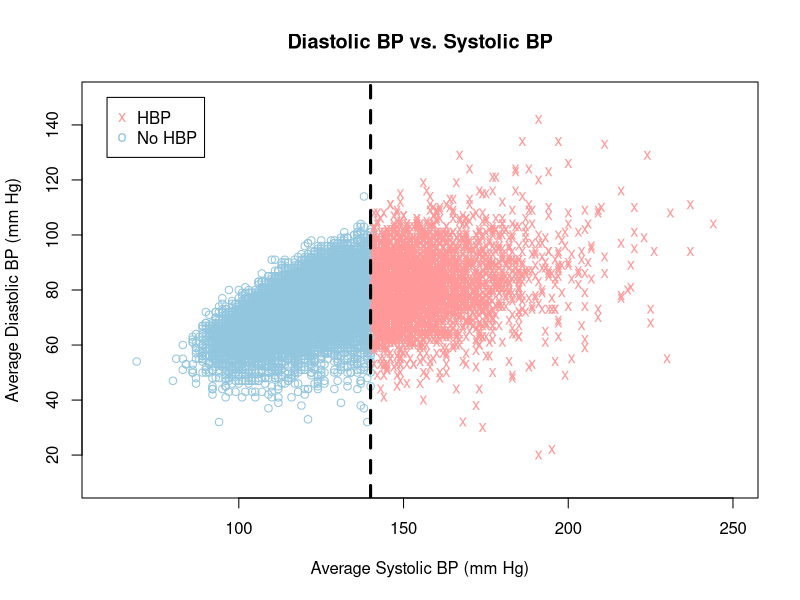
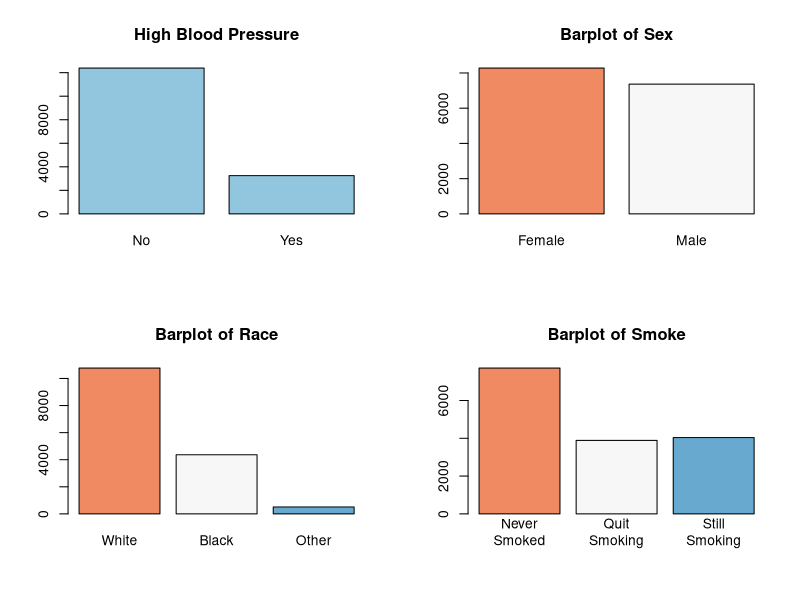
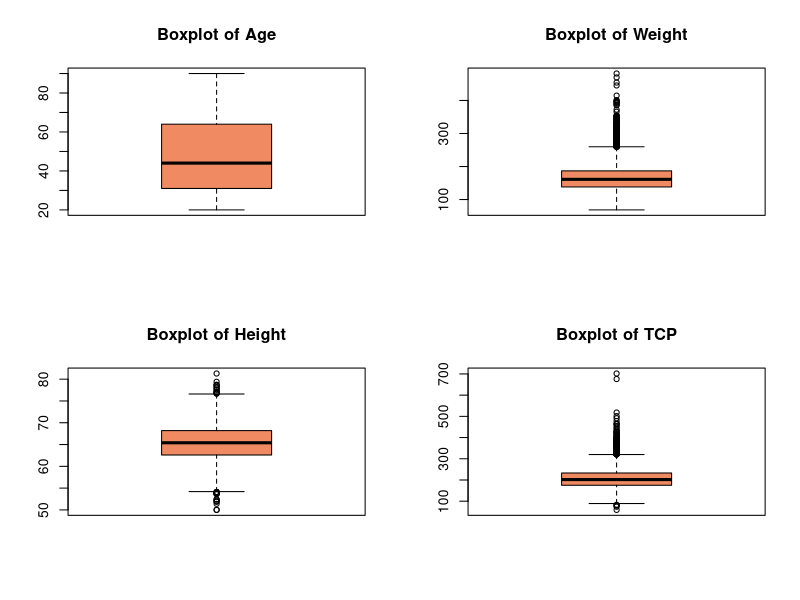

Write R code to recreate these figures, in order.
## ---- chunk 1
knitr::opts_chunk$set(echo = TRUE)
## ---- chunk 2
library(readxl)
data<-read_xlsx("NHANES Dataset Smoking.xlsx")
#View(data)
colnames(data)
## ---- chunk 3
data<-data[-dim(data)[1],]
data<-data[,-c(1,2,3,4,13,14)]
data<-na.omit(data)
#View(data)
## ---- chunk 4
#png("fig/SBP-DBP.png",width = 480, height = 400, units = "px")
plot(data[data$HBP==0,]$PEPMNK1R, data[data$HBP==0,]$PEPMNK5R,col = "#92C5DE" ,xlim=c(60,250), ylim=c(10,150),xlab='Average Systolic BP (mm Hg)', ylab='Average Diastolic BP (mm Hg)', main='Diastolic BP vs. Systolic BP')
points(data[data$HBP==1,]$PEPMNK1R, data[data$HBP==1,]$PEPMNK5R,col = "#FF9999", pch="x")
abline(v=140, lwd=3, lty=2)
legend(60,150,legend=c("HBP","No HBP"), col=c("#FF9999","#92C5DE"), pch=c("x","o"), ncol=1)
#dev.off()
## ---- chunk 5
print(cor(data$PEPMNK1R, data$PEPMNK5R))
## ---- chunk 6
library(RColorBrewer)
par(mfrow=c(2,2))
barplot(table(data$HBP), main = "High Blood Pressure", names.arg = c("No","Yes"), col = "#92C5DE")
barplot(table(data$HSSEX), main="Barplot of Sex", names.arg = c("Female","Male"),col = brewer.pal(n = 2, name = "RdBu"))
barplot(table(data$DMARACER), main="Barplot of Race",names.arg = c("White","Black","Other"),col = brewer.pal(n = 3, name = "RdBu"))
barplot(table(data$SMOKE), main="Barplot of Smoke", names.arg = gsub("\\s","\n",c("Never Smoked","Quit Smoking","Still Smoking")),col = brewer.pal(n = 3, name = "RdBu"))

par(mfrow=c(2,2))
boxplot(data$HSAGEIR, main="Boxplot of Age",col = brewer.pal(n = 2, name = "RdBu"))
boxplot(data$BMPWTLBS, main="Boxplot of Weight",col = brewer.pal(n = 2, name = "RdBu"))
boxplot(data$BMPHTIN, main="Boxplot of Height",col = brewer.pal(n = 2, name = "RdBu"))
boxplot(data$TCP, main="Boxplot of TCP",col = brewer.pal(n = 2, name = "RdBu"))

summary(data$HSAGEIR)
summary(data$BMPWTLBS)
summary(data$BMPHTIN)
summary(data$TCP)

## ---- chunk 7
HBP<-data$HBP
age<-data$HSAGEIR
sex<-as.factor(data$HSSEX)
race<-as.factor(data$DMARACER)
smoke<-as.factor(data$SMOKE)
weight<-data$BMPWTLBS
height<-data$BMPHTIN
chole<-data$TCP
## ---- chunk 8
fit<-glm(HBP~age+sex+race+weight+height+smoke+chole,family=binomial("logit"))
summary(fit)
## ---- chunk 9
fit1<-glm(HBP~age+sex+weight+height+chole,family=binomial("logit"))
anova(fit1,fit)
## ---- chunk 10
qchisq(0.95,4)
## ---- chunk 11
fit1<-glm(HBP~age+sex+race+weight+height+chole,family=binomial("logit"))
anova(fit1,fit)
## ---- chunk 12
qchisq(0.95,2)
## ---- chunk 13
fit1<-glm(HBP~age+sex+weight+height+smoke+chole,family=binomial("logit"))
anova(fit1,fit)
## ---- chunk 14
qchisq(0.95,2)
## ---- chunk 15
fit<-glm(HBP~age+sex+race+weight+height+smoke+chole+sex*race+sex*smoke,family=binomial("logit"))
summary(fit)
## ---- chunk 16
fit0<-glm(HBP~age+sex+race+weight+height+smoke+chole,family=binomial("logit"))
anova(fit0,fit)
## ---- chunk 17
qchisq(0.95,4)
## ---- chunk 18
fit1<-glm(HBP~age+sex+race+weight+height+smoke+chole+sex*smoke,family=binomial("logit"))
anova(fit1,fit)
## ---- chunk 19
qchisq(0.95,2)
## ---- chunk 20
anova(fit0,fit1)
## ---- chunk 21
qchisq(0.95,2)
## ---- chunk 22
f1<-ifelse(data$HSSEX==0&data$SMOKE==1,1,0)
f2<-ifelse(data$HSSEX==0&data$SMOKE==2,1,0)
f3<-ifelse(data$HSSEX==0&data$SMOKE==3,1,0)
m1<-ifelse(data$HSSEX==1&data$SMOKE==1,1,0)
m2<-ifelse(data$HSSEX==1&data$SMOKE==2,1,0)
m3<-ifelse(data$HSSEX==1&data$SMOKE==3,1,0)
## ---- chunk 23
fit<-glm(HBP~age+race+weight+height+chole+f2+f3+m1+m2+m3,family=binomial("logit"))
summary(fit)
## ---- chunk 24
fit1<-glm(HBP~age+race+weight+height+chole,family=binomial("logit"))
anova(fit1,fit)
## ---- chunk 25
qchisq(0.95,5)
## ---- chunk 26
summary(fit)
## ---- chunk 27
exp(fit$coefficients)
## ---- chunk 28
exp(confint(fit))
